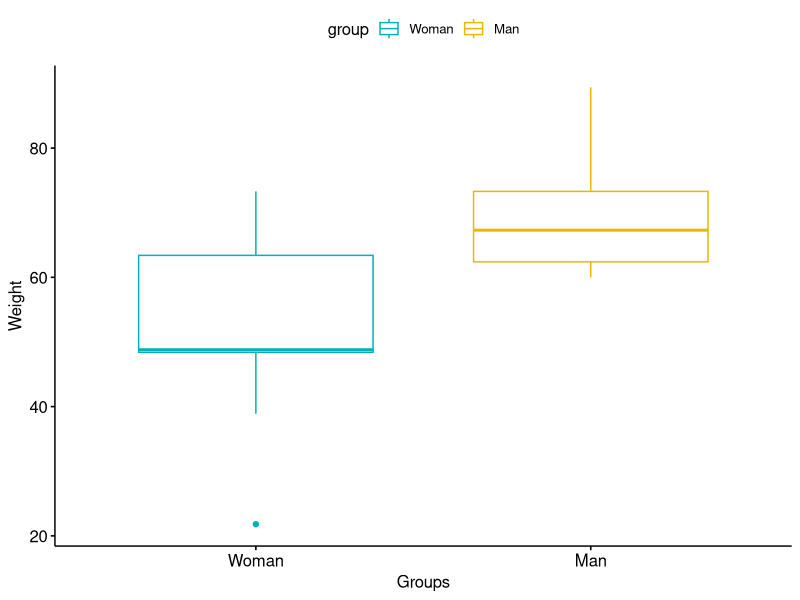
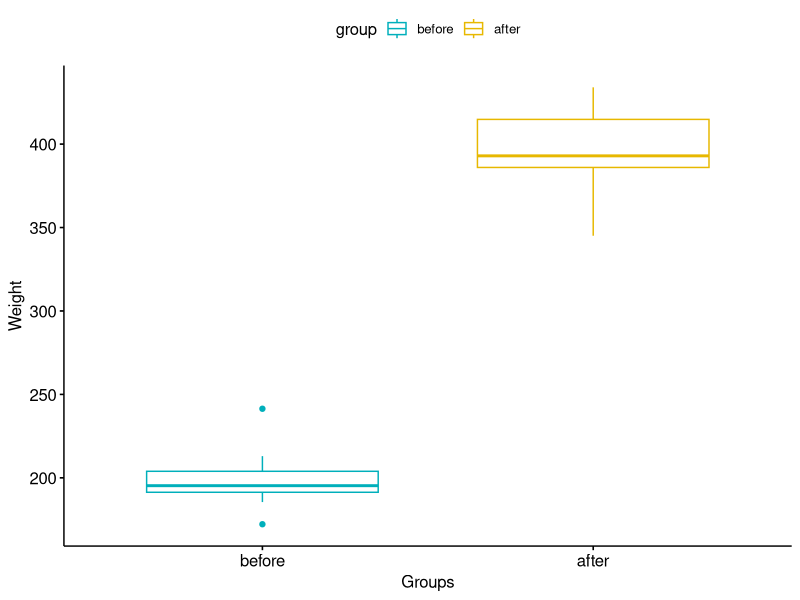

These figures' R source, in order: (Note: this script raises an error after producing the figures.)
## ---- chunk 1
knitr::opts_chunk$set(echo = T)
## ---- chunk 2
set.seed(1234)
my_data <- data.frame(
  name = paste0(rep("M_", 10), 1:10),
  weight = round(rnorm(10, 20, 2), 1)
)
## ---- chunk 3
head(my_data, 10)
## ---- chunk 4
shapiro.test(my_data$weight) # => p-value = 0.6993

## ---- chunk 5
# One-sample t-test
res <- t.test(my_data$weight, mu = 25)
# Printing the results
res 
## ---- chunk 6
# One-sample t-test
res <- wilcox.test(my_data$weight, mu = 25)
# Printing the results
res 
## ---- chunk 7
# Data in two numeric vectors
women_weight <- c(38.9, 61.2, 73.3, 21.8, 63.4, 64.6, 48.4, 48.8, 48.5)
men_weight <- c(67.8, 60, 63.4, 76, 89.4, 73.3, 67.3, 61.3, 62.4) 
# Create a data frame in long form
my_data <- data.frame( 
                group = rep(c("Woman", "Man"), each = 9),
                weight = c(women_weight,  men_weight)
                )
## ---- chunk 8
library(dplyr)
group_by(my_data, group) %>%
  summarise(
    count = n(),
    mean = mean(weight, na.rm = TRUE),
    sd = sd(weight, na.rm = TRUE)
  )
## ---- chunk 9
# Plot weight by group and color by group
library("ggpubr")
ggboxplot(my_data, x = "group", y = "weight", 
          color = "group", palette = c("#00AFBB", "#E7B800"),
        ylab = "Weight", xlab = "Groups")
## ---- chunk 10
with(data=my_data,shapiro.test(weight[group == "Man"]))
with(data=my_data,shapiro.test(weight[group == "Woman"]))
## ---- chunk 11
res.ftest <- var.test(weight ~ group, data = my_data)
res.ftest
## ---- chunk 12
# Compute t-test
res <- t.test(women_weight, men_weight, var.equal = TRUE)
res
## ---- chunk 13
# Compute t-test
res <- t.test(weight ~ group, data = my_data, var.equal = TRUE,conf.level=.99)
res
## ---- chunk 14
res <- wilcox.test(women_weight, men_weight,exact = FALSE)
res
## ---- chunk 15
res <- wilcox.test(weight ~ group, data = my_data,
                   exact = FALSE)
res
## ---- chunk 16
# Data in two numeric vectors
# ++++++++++++++++++++++++++
# Weight of the mice before treatment
before <-c(200.1, 190.9, 192.7, 213, 241.4, 196.9, 172.2, 185.5, 205.2, 193.7)
# Weight of the mice after treatment
after <-c(392.9, 393.2, 345.1, 393, 434, 427.9, 422, 383.9, 392.3, 352.2)
# Create a data frame
my_data <- data.frame( 
                group = rep(c("before", "after"), each = 10),
                weight = c(before,  after)
                )
## ---- chunk 17
my_data

## ---- chunk 18
library("dplyr")
group_by(my_data, group) %>%
  summarise(
    count = n(),
    mean = mean(weight, na.rm = TRUE),
    sd = sd(weight, na.rm = TRUE)
  )
## ---- chunk 19
# Plot weight by group and color by group
library("ggpubr")
ggboxplot(my_data, x = "group", y = "weight", 
          color = "group", palette = c("#00AFBB", "#E7B800"),
          order = c("before", "after"),
          ylab = "Weight", xlab = "Groups")
## ---- chunk 20
# compute the difference
d <- with(my_data, 
        weight[group == "before"] - weight[group == "after"])
# Shapiro-Wilk normality test for the differences
shapiro.test(d) 
## ---- chunk 21
# Compute t-test
res <- t.test(before, after, paired = TRUE)
res
## ---- chunk 22
# Compute t-test
res <- t.test(weight ~ group, data = my_data, paired = TRUE)
res
## ---- chunk 23
my_data
## ---- chunk 24
res <- wilcox.test(before, after, paired = TRUE)
res
## ---- chunk 25
# Compute t-test
res <- wilcox.test(weight ~ group, data = my_data, paired = TRUE)
res
